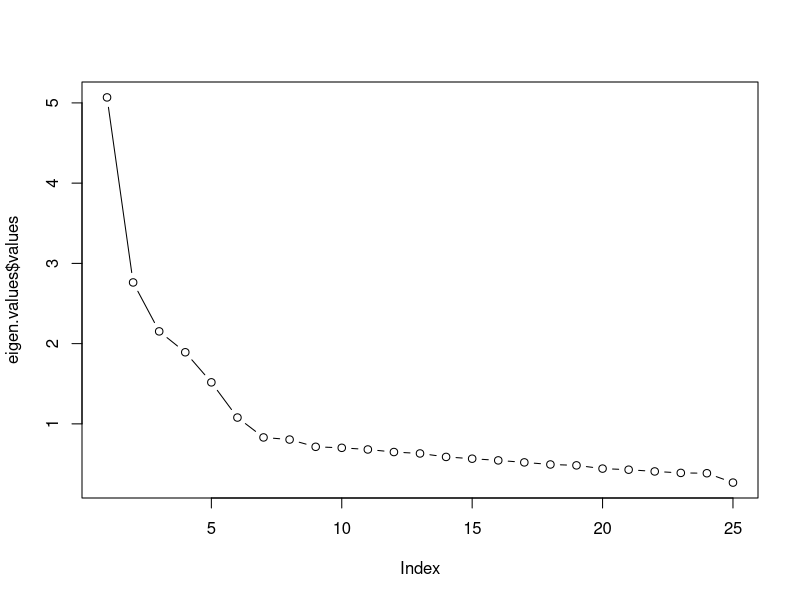
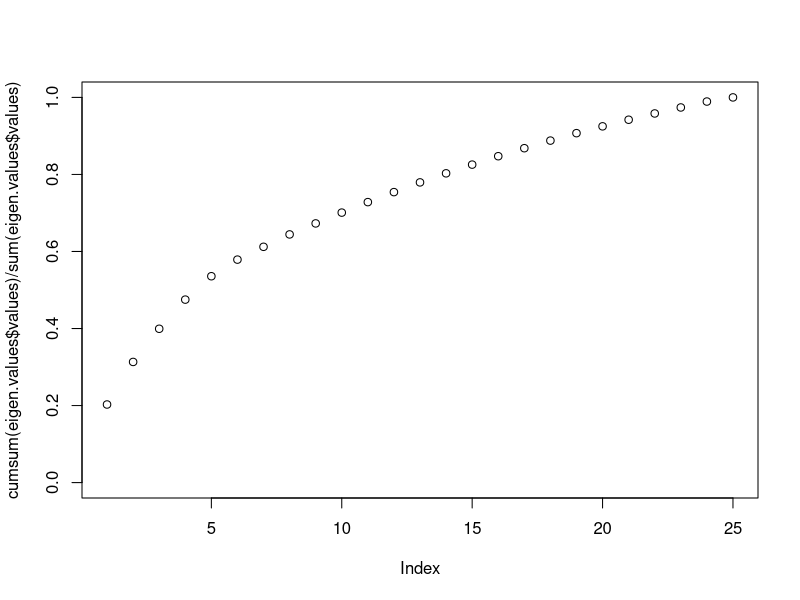
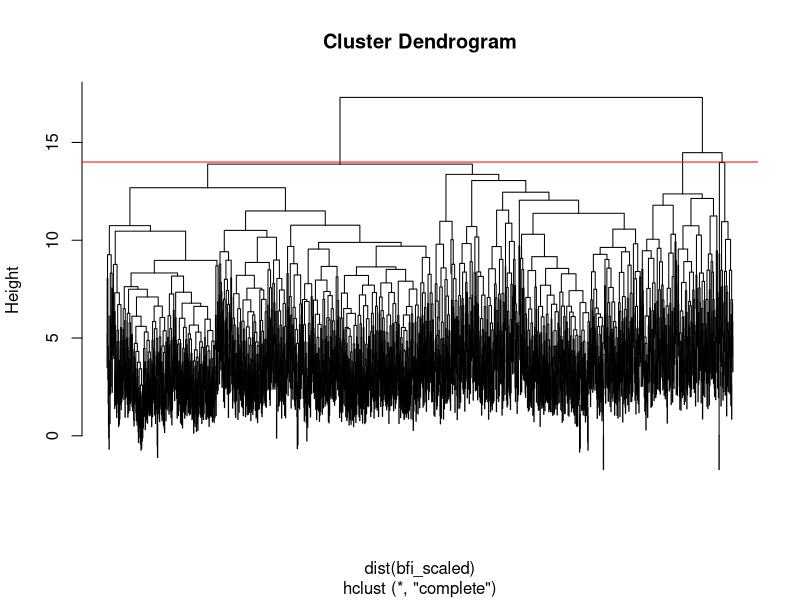

Source code (R) for these figures, in order: (Note: this script raises an error after producing the figures.)
## ---- chunk 1
# Required Packages:
# install.packages("psych")
library(psych)

# Reading the data:
bfi <- data.frame(bfi)

# Removing NAs:
bfi <- na.omit(bfi)

# Scaling to mean=0, sd=1:
# (We could also write a simple function to do this, we used rescale from psych package)
bfi_scaled <- data.frame(apply(bfi, 2, FUN=function(x){rescale(x, mean=0, sd=1)}))
colnames(bfi_scaled) <- colnames(bfi) # Adding col.names

# I am throwing away gender, education and age because I think we want
# to cluster the behaviors not age, gender and education
bfi_scaled <- bfi_scaled[1:25]
## ---- chunk 2
# PCA using singular value decomposition (SVD):
pca.SVD <- prcomp(bfi_scaled)
# 1st component:
pca.SVD$rotation[ ,1][order(pca.SVD$rotation[ ,1])] # order() for sorting
# 2nd component:
pca.SVD$rotation[ ,2][order(pca.SVD$rotation[ ,2])]
# 3rd component:
pca.SVD$rotation[ ,3][order(pca.SVD$rotation[ ,3])]

# PCA using covariance/eigenvector:
pca.COV <- princomp(bfi_scaled)
# 1st component:
pca.COV$loadings[ ,1][order(pca.COV$loadings[ ,1])]
# 2nd component:
pca.COV$loadings[ ,2][order(pca.COV$loadings[ ,2])]
# 3rd component:
pca.COV$loadings[ ,3][order(pca.COV$loadings[ ,3])]

# In order to interpret these, let's look at the keys in bfi table:
bfi.keys
## ---- chunk 3
# To get the elbow test, I am manually calculating the eigen values:

# PCA using manual method:
# 1. Find the covariance matrix:
cov.matrix <- cov(bfi_scaled)
# 2. Calculating the eigen values:
eigen.values <- eigen(cov.matrix)
# 3. The PC's:
# eigen1 <- eigenm$vectors[,1]

# 4. The scree plot:
plot(eigen.values$values, type="b")
## ---- chunk 4
plot(cumsum(eigen.values$values)/sum(eigen.values$values), ylim=c(0,1))
## ---- chunk 5
set.seed(1)
# Running kmeans w/ 2 centers and 25 random start:
kmeans2.bfi <- kmeans(bfi_scaled, centers=2, nstart=25)

kmeans2.centroids <- kmeans2.bfi$centers

kmeans2.topvars_centroid1 <- kmeans2.centroids[1, order(kmeans2.centroids[1, ])]
kmeans2.topvars_centroid1

kmeans2.topvars_centroid2 <- kmeans2.centroids[2, order(kmeans2.centroids[2, ])]
kmeans2.topvars_centroid2

# Running kmeans w/ 3 centers and 25 random start:
kmeans3.bfi <- kmeans(bfi_scaled, centers=3, nstart=25)

kmeans3.centroids <- kmeans3.bfi$centers

kmeans3.topvars_centroid1 <- kmeans3.centroids[1, order(kmeans3.centroids[1, ])]
kmeans3.topvars_centroid1

kmeans3.topvars_centroid2 <- kmeans3.centroids[2, order(kmeans3.centroids[2, ])]
kmeans3.topvars_centroid2

kmeans3.topvars_centroid3 <- kmeans3.centroids[3, order(kmeans3.centroids[3, ])]
kmeans3.topvars_centroid3
## ---- chunk 6
# 1. Hierarchical clustering:
bfi.hier <- hclust(dist(bfi_scaled), method="complete")
# I changed the method to complete, because the results for average were
# too dense and unrocognizable

# 2. Cluster dendrogram pot:
plot(bfi.hier, labels=F)
abline(a=14, b=0, col="red")

# 3. Using cutree to generate the list of clusters of the observations:
hier.clusters <- as.vector(cutree(bfi.hier, h=14))
hier.info <- cbind(bfi[26:28], hier_clusters=hier.clusters)
head(hier.info)


# 4. Aggregating to find the centroids:
hier.clust <- cbind(bfi_scaled, hier_clusters=hier.clusters)
hier.centroids <- aggregate(hier.clust[1:25], by=list(hier.clust$hier_clusters), FUN=mean) 
hier.centroids

# 5. Looking at the centers:
tail(t(hier.centroids[1, order(hier.centroids[1, ])]))
tail(t(hier.centroids[2, order(hier.centroids[2, ])]))
tail(t(hier.centroids[3, order(hier.centroids[3, ])]))
## ---- chunk 7
# Analysis using dplyr package:
library(tidyverse)
# Cluster Info:
info <- cbind(bfi[26:28], clusters=kmeans3.bfi$cluster)

# Grouping by Clusters:
info.gr <- group_by(info, clusters)

# Percentage in each cluster:
summarize(info.gr,
          perc_in_cluster=n()*100/nrow(info))

# Percentage of men in cluster 1:
nrow(info[(info$gender==1 & info$clusters==1), ])*100/nrow(info[info$clusters==1, ])
# Percentage of men in cluster 2:
nrow(info[(info$gender==1 & info$clusters==2), ])*100/nrow(info[info$clusters==2, ])
# Percentage of men in cluster 3:
nrow(info[(info$gender==1 & info$clusters==3), ])*100/nrow(info[info$clusters==3, ])

# Average age in each cluster:
summarize(info.gr,
          ave_age=mean(age))

# Percentage of education lvl for Cluster (1):
# Highschool:
nrow(info[(info$education==1 & info$clusters==1), ])*100/nrow(info[info$clusters==1, ])

# Finished HS:
nrow(info[(info$education==2 & info$clusters==1), ])*100/nrow(info[info$clusters==1, ])

# Some College:
nrow(info[(info$education==3 & info$clusters==1), ])*100/nrow(info[info$clusters==1, ])

# College Grad:
nrow(info[(info$education==4 & info$clusters==1), ])*100/nrow(info[info$clusters==1, ])

# Grad Degree:
nrow(info[(info$education==5 & info$clusters==1), ])*100/nrow(info[info$clusters==1, ])


# Percentage of education lvl for Cluster (2):
# Highschool:
nrow(info[(info$education==1 & info$clusters==2), ])*100/nrow(info[info$clusters==2, ])

# Finished HS:
nrow(info[(info$education==2 & info$clusters==2), ])*100/nrow(info[info$clusters==2, ])

# Some College:
nrow(info[(info$education==3 & info$clusters==2), ])*100/nrow(info[info$clusters==2, ])

# College Grad:
nrow(info[(info$education==4 & info$clusters==2), ])*100/nrow(info[info$clusters==2, ])

# Grad Degree:
nrow(info[(info$education==5 & info$clusters==2), ])*100/nrow(info[info$clusters==2, ])

# Percentage of education lvl for Cluster (3):
# Highschool:
nrow(info[(info$education==1 & info$clusters==3), ])*100/nrow(info[info$clusters==3, ])

# Finished HS:
nrow(info[(info$education==2 & info$clusters==3), ])*100/nrow(info[info$clusters==3, ])

# Some College:
nrow(info[(info$education==3 & info$clusters==3), ])*100/nrow(info[info$clusters==3, ])

# College Grad:
nrow(info[(info$education==4 & info$clusters==3), ])*100/nrow(info[info$clusters==3, ])

# Grad Degree:
nrow(info[(info$education==5 & info$clusters==3), ])*100/nrow(info[info$clusters==3, ])
